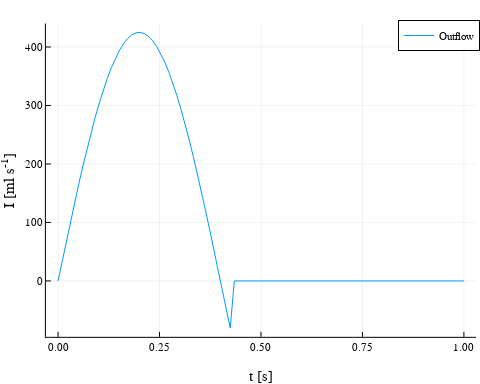

Notebook cell for this chart:
### Markdown cell above
We can quickly plot this function in @fig-igen.

### Code cell
#| label: fig-igen
#| fig-cap: 'Generic waveform, representing ejection of blood from left ventricle in the aorta, including dicrotic notch (backflow at valve closure).'

plotTime = LinRange(0,1,100)

plot(plotTime, I.(plotTime),
     xlabel = "t [s]", ylabel = "I [ml s<sup>-1</sup>]", label = "Outflow")

### Figure 1 — Plotly figure (JSON) as saved in the notebook; plotly's stock layout.template omitted (floating-point values rounded to 4 significant figures)
{"data": [{"colorbar": {"len": 0.9108, "title": "", "x": 0.9918, "y": 0.5344}, "legendgroup": "Outflow", "line": {"color": "rgba(0, 154, 250, 1.000)", "dash": "solid", "shape": "linear", "width": 1}, "mode": "lines", "name": "Outflow", "showlegend": true, "type": "scatter", "x": [0.0, 0.0101, 0.0202, 0.0303, 0.0404, 0.05051, 0.06061, 0.07071, 0.08081, 0.09091, 0.101, 0.1111, 0.1212, 0.1313, 0.1414, 0.1515, 0.1616, 0.1717, 0.1818, 0.1919, 0.202, 0.2121, 0.2222, 0.2323, 0.2424, 0.2525, 0.2626, 0.2727, 0.2828, 0.2929, 0.303, 0.3131, 0.3232, 0.3333, 0.3434, 0.3535, 0.3636, 0.3737, 0.3838, 0.3939, 0.404, 0.4141, 0.4242, 0.4343, 0.4444, 0.4545, 0.4646, 0.4747, 0.4848, 0.4949, 0.5051, 0.5152, 0.5253, 0.5354, 0.5455, 0.5556, 0.5657, 0.5758, 0.5859, 0.596, 0.6061, 0.6162, 0.6263, 0.6364, 0.6465, 0.6566, 0.6667, 0.6768, 0.6869, 0.697, 0.7071, 0.7172, 0.7273, 0.7374, 0.7475, 0.7576, 0.7677, 0.7778, 0.7879, 0.798, 0.8081, 0.8182, 0.8283, 0.8384, 0.8485, 0.8586, 0.8687, 0.8788, 0.8889, 0.899, 0.9091, 0.9192, 0.9293, 0.9394, 0.9495, 0.9596, 0.9697, 0.9798, 0.9899, 1.0], "xaxis": "x", "y": [0.0, 33.68, 67.15, 100.2, 132.6, 164.2, 194.7, 224.1, 252.0, 278.3, 302.9, 325.6, 346.2, 364.6, 380.8, 394.6, 405.8, 414.6, 420.7, 424.1, 424.9, 423.1, 418.5, 411.4, 401.6, 389.3, 374.6, 357.5, 338.2, 316.7, 293.3, 268.0, 241.0, 212.5, 182.7, 151.7, 119.7, 87.04, 53.8, 20.22, -13.48, -47.11, -80.43, 0.0, 0.0, 0.0, 0.0, 0.0, 0.0, 0.0, 0.0, 0.0, 0.0, 0.0, 0.0, 0.0, 0.0, 0.0, 0.0, 0.0, 0.0, 0.0, 0.0, 0.0, 0.0, 0.0, 0.0, 0.0, 0.0, 0.0, 0.0, 0.0, 0.0, 0.0, 0.0, 0.0, 0.0, 0.0, 0.0, 0.0, 0.0, 0.0, 0.0, 0.0, 0.0, 0.0, 0.0, 0.0, 0.0, 0.0, 0.0, 0.0, 0.0, 0.0, 0.0, 0.0, 0.0, 0.0, 0.0, 0.0], "yaxis": "y"}], "layout": {"annotations": [], "height": 384, "legend": {"bgcolor": "rgba(255, 255, 255, 1.000)", "bordercolor": "rgba(0, 0, 0, 1.000)", "borderwidth": 1, "font": {"color": "rgba(0, 0, 0, 1.000)", "family": "sans-serif", "size": 11}, "title": {"font": {"color": "rgba(0, 0, 0, 1.000)", "family": "sans-serif", "size": 15}, "text": ""}, "tracegroupgap": 0, "traceorder": "normal", "x": 1.0, "xanchor": "auto", "y": 1.0, "yanchor": "auto"}, "margin": {"b": 20, "l": 0, "r": 0, "t": 20}, "paper_bgcolor": "rgba(255, 255, 255, 1.000)", "plot_bgcolor": "rgba(255, 255, 255, 1.000)", "showlegend": true, "width": 480, "xaxis": {"anchor": "y", "domain": [0.09559, 0.9918], "gridcolor": "rgba(0, 0, 0, 0.100)", "gridwidth": 0.5, "linecolor": "rgba(0, 0, 0, 1.000)", "mirror": false, "range": [-0.03, 1.03], "showgrid": true, "showline": true, "showticklabels": true, "tickangle": 0, "tickcolor": "rgb(0, 0, 0)", "tickfont": {"color": "rgba(0, 0, 0, 1.000)", "family": "sans-serif", "size": 11}, "tickmode": "array", "ticks": "inside", "ticktext": ["0.00", "0.25", "0.50", "0.75", "1.00"], "tickvals": [0.0, 0.25, 0.5, 0.75, 1.0], "title": "t [s]", "titlefont": {"color": "rgba(0, 0, 0, 1.000)", "family": "sans-serif", "size": 15}, "type": "-", "visible": true, "zeroline": false, "zerolinecolor": "rgba(0, 0, 0, 1.000)"}, "yaxis": {"anchor": "x", "domain": [0.07897, 0.9897], "gridcolor": "rgba(0, 0, 0, 0.100)", "gridwidth": 0.5, "linecolor": "rgba(0, 0, 0, 1.000)", "mirror": false, "range": [-95.59, 440.1], "showgrid": true, "showline": true, "showticklabels": true, "tickangle": 0, "tickcolor": "rgb(0, 0, 0)", "tickfont": {"color": "rgba(0, 0, 0, 1.000)", "family": "sans-serif", "size": 11}, "tickmode": "array", "ticks": "inside", "ticktext": ["0", "100", "200", "300", "400"], "tickvals": [0.0, 100.0, 200.0, 300.0, 400.0], "title": "I [ml s<sup>-1</sup>]", "titlefont": {"color": "rgba(0, 0, 0, 1.000)", "family": "sans-serif", "size": 15}, "type": "-", "visible": true, "zeroline": false, "zerolinecolor": "rgba(0, 0, 0, 1.000)"}}}
